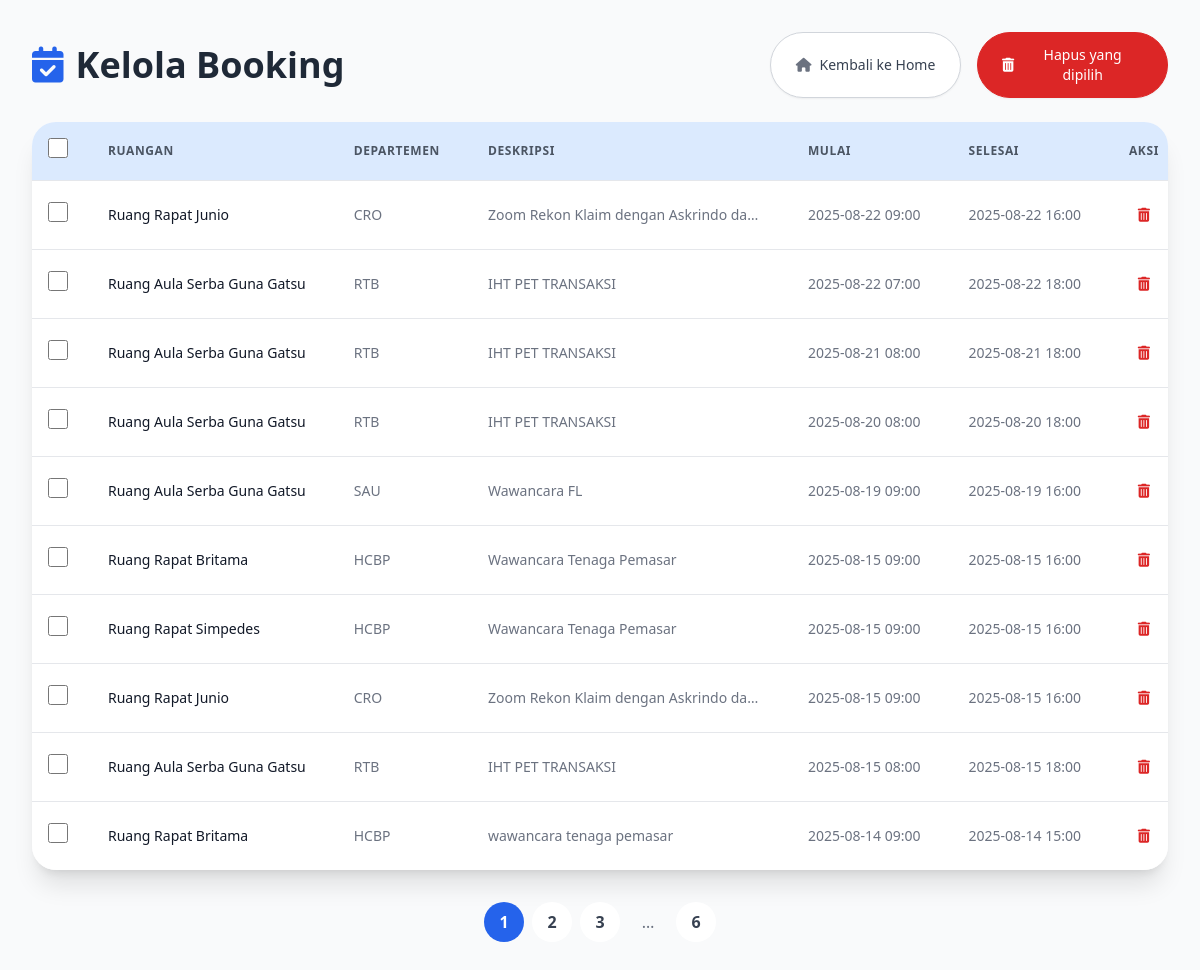
Screenshot of /admin/bookings (signed in) with the database file from the repository.
### app.py (models this page shows)
class Booking(db.Model):
    id = db.Column(db.Integer, primary_key=True)
    user = db.Column(db.String(100))
    username = db.Column(db.String(100))
    role = db.Column(db.String(50))
    department = db.Column(db.String(100))
    room_id = db.Column(db.Integer, db.ForeignKey('room.id'))
    start_time = db.Column(db.DateTime)
    end_time = db.Column(db.DateTime)
    description = db.Column(db.Text)
    room = db.relationship('Room', backref='bookings')

class Room(db.Model):
    id = db.Column(db.Integer, primary_key=True)
    name = db.Column(db.String(50), nullable=False)
    lantai = db.Column(db.String(10), nullable=True)
    image = db.Column(db.String(200), nullable=True)

### app.py (the view)
@app.route('/admin/bookings')
def manage_bookings():
    page = request.args.get('page', 1, type=int)
    bookings = Booking.query.order_by(Booking.start_time.desc()).paginate(page=page, per_page=10)
    return render_template('admin_bookings.html', bookings=bookings)

### templates/admin_bookings.html (shortened to what this page needs)
<!DOCTYPE html>
<html lang="id">
<head>
    <script src="https://cdn.tailwindcss.com"></script>
    <link rel="stylesheet" href="https://cdnjs.cloudflare.com/ajax/libs/font-awesome/6.5.2/css/all.min.css">
</head>
<body class="bg-gray-50">
{% if session['role'] == 'admin' %}
<div class="min-h-screen p-4 sm:p-6 lg:p-8">
    <div class="max-w-7xl mx-auto">
        <div class="flex flex-col sm:flex-row justify-between items-start sm:items-center mb-6">
            <h2 class="text-3xl sm:text-4xl font-bold text-gray-800 mb-4 sm:mb-0">
                <i class="fa-solid fa-calendar-check text-blue-600 mr-3"></i>Kelola Booking
            </h2>
            <div class="flex flex-col sm:flex-row space-y-3 sm:space-y-0 sm:space-x-4 w-full sm:w-auto mt-4 sm:mt-0">
                <a href="{{ url_for('home') }}" class="inline-flex items-center justify-center px-6 py-3 border border-gray-300 text-sm font-medium rounded-full shadow-sm text-gray-700 bg-white hover:bg-gray-50 transition-colors duration-300 w-full">
                    <i class="fa-solid fa-house text-gray-500 mr-2"></i> Kembali ke Home
                </a>
                <button type="button" id="bulk-delete-btn" class="inline-flex items-center justify-center px-6 py-3 border border-red-600 text-sm font-medium rounded-full shadow-sm text-white bg-red-600 hover:bg-red-700 transition-colors duration-300 w-full">
                    <i class="fa-solid fa-trash-can mr-2"></i> Hapus yang dipilih
                </button>
            </div>
        </div>
    </div>
    <div class="bg-white rounded-3xl shadow-xl overflow-hidden hidden md:block">
        <div class="overflow-x-auto">
            <form id="bulk-delete-form" method="POST" action="{{ url_for('bulk_delete_bookings') }}">
                <table class="min-w-full divide-y divide-gray-200">
                    <thead class="bg-blue-100">
                        <tr>
                            <th scope="col" class="p-4 text-center">
                                <input type="checkbox" id="select-all" class="form-checkbox h-5 w-5 text-blue-600 rounded">
                            </th>
                            <th scope="col" class="px-6 py-4 text-left text-xs font-semibold text-gray-600 uppercase tracking-wider">Ruangan</th>
                            <th scope="col" class="px-6 py-4 text-left text-xs font-semibold text-gray-600 uppercase tracking-wider">Departemen</th>
                            <th scope="col" class="px-6 py-4 text-left text-xs font-semibold text-gray-600 uppercase tracking-wider">Deskripsi</th>
                            <th scope="col" class="px-6 py-4 text-left text-xs font-semibold text-gray-600 uppercase tracking-wider">Mulai</th>
                            <th scope="col" class="px-6 py-4 text-left text-xs font-semibold text-gray-600 uppercase tracking-wider">Selesai</th>
                            <th scope="col" class="px-6 py-4 text-center text-xs font-semibold text-gray-600 uppercase tracking-wider">Aksi</th>
                        </tr>
                    </thead>
                    <tbody class="bg-white divide-y divide-gray-200">
                        {% for b in bookings.items %}
                        <tr>
                            <td class="p-4 text-center">
                                <input type="checkbox" name="booking_ids" value="{{ b.id }}" class="form-checkbox h-5 w-5 text-blue-600 rounded">
                            </td>
                            <td class="px-6 py-4 whitespace-nowrap text-sm text-gray-900">{{ b.room.name }}</td>
                            <td class="px-6 py-4 whitespace-nowrap text-sm text-gray-500">{{ b.department }}</td>
                            <td class="px-6 py-4 whitespace-nowrap text-sm text-gray-500 max-w-xs truncate">{{ b.description }}</td>
                            <td class="px-6 py-4 whitespace-nowrap text-sm text-gray-500">{{ b.start_time.strftime('%Y-%m-%d %H:%M') }}</td>
                            <td class="px-6 py-4 whitespace-nowrap text-sm text-gray-500">{{ b.end_time.strftime('%Y-%m-%d %H:%M') }}</td>
                            <td class="px-6 py-4 whitespace-nowrap text-right text-sm font-medium">
                                <div class="flex justify-center items-center gap-2">
                                    <form id="delete-form-{{ b.id }}" action="{{ url_for('delete_booking', booking_id=b.id) }}" method="post">
                                        <button type="button" class="delete-single-btn text-red-600 hover:text-red-800 p-2" title="Hapus" data-booking-id="{{ b.id }}">
                                            <i class="fa-solid fa-trash-can"></i>
                                        </button>
                                    </form>
                                </div>
                            </td>
                        </tr>
                        {% endfor %}
                    </tbody>
                </table>
            </form>
        </div>
    </div>
    <nav aria-label="Pagination" class="mt-8">
        <ul class="flex justify-center space-x-2">
            {% for page_num in bookings.iter_pages(left_edge=1, right_edge=1, left_current=2, right_current=2) %}
                {% if page_num %}
                    <li class="{% if page_num == bookings.page %}bg-blue-600 text-white{% else %}bg-white text-gray-700 hover:bg-blue-50{% endif %} rounded-full transition-colors duration-300">
                        <a class="flex items-center justify-center w-10 h-10 font-semibold" href="{{ url_for('manage_bookings', page=page_num) }}">{{ page_num }}</a>
                    </li>
                {% else %}
                    <li class="w-10 h-10 flex items-center justify-center text-gray-500">
                        <span>…</span>
                    </li>
                {% endif %}
            {% endfor %}
        </ul>
    </nav>
</div>
{% endif %}
</body>
</html>

### rows the page displays
Booking: room.name "Ruang Rapat Junio", department "CRO", description "Zoom Rekon Klaim dengan Askrindo da…", start_time "2025-08-22 09:00", end_time "2025-08-22 16:00"
Booking: room.name "Ruang Aula Serba Guna Gatsu", department "RTB", description "IHT PET TRANSAKSI", start_time "2025-08-22 07:00", end_time "2025-08-22 18:00"
Booking: room.name "Ruang Aula Serba Guna Gatsu", department "RTB", description "IHT PET TRANSAKSI", start_time "2025-08-21 08:00", end_time "2025-08-21 18:00"
Booking: room.name "Ruang Aula Serba Guna Gatsu", department "RTB", description "IHT PET TRANSAKSI", start_time "2025-08-20 08:00", end_time "2025-08-20 18:00"
Booking: room.name "Ruang Aula Serba Guna Gatsu", department "SAU", description "Wawancara FL", start_time "2025-08-19 09:00", end_time "2025-08-19 16:00"
Booking: room.name "Ruang Rapat Britama", department "HCBP", description "Wawancara Tenaga Pemasar", start_time "2025-08-15 09:00", end_time "2025-08-15 16:00"
Booking: room.name "Ruang Rapat Simpedes", department "HCBP", description "Wawancara Tenaga Pemasar", start_time "2025-08-15 09:00", end_time "2025-08-15 16:00"
Booking: room.name "Ruang Rapat Junio", department "CRO", description "Zoom Rekon Klaim dengan Askrindo da…", start_time "2025-08-15 09:00", end_time "2025-08-15 16:00"
Booking: room.name "Ruang Aula Serba Guna Gatsu", department "RTB", description "IHT PET TRANSAKSI", start_time "2025-08-15 08:00", end_time "2025-08-15 18:00"
Booking: room.name "Ruang Rapat Britama", department "HCBP", description "wawancara tenaga pemasar", start_time "2025-08-14 09:00", end_time "2025-08-14 15:00"

### other values shown
{{ page_num }} "1" "2" "3" "6"
